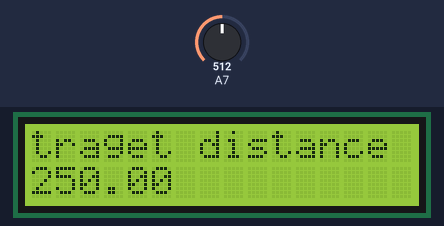
Recording of a sketch running on a simulated Arduino Uno, built with avr-gcc and run on an emulated ATmega328P. Parts: 16×2 character LCD. Inputs (shaded band) come from the test bench; at power-on: A7 = 512.

Above: at 1.2 s.
1.3 s: A7 set to 716
At 3.5 s:
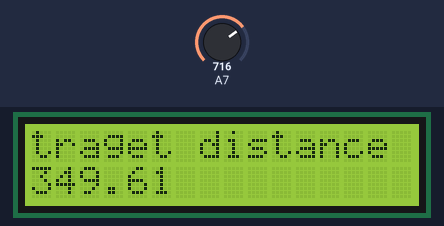
4.0 s: A7 set to 900
At 5.2 s:
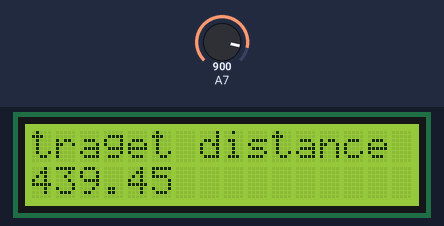
6.7 s: A7 set to 1023
At 8.5 s:
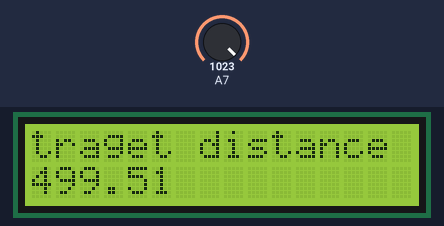
Timing chart, 0 to 10.0 s (numbered marks = the images above; inputs shaded):
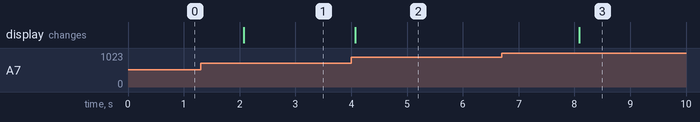

The sketch:

lcd_temper.ino
```cpp
#include <LiquidCrystal.h>
LiquidCrystal lcd(10,9,5,4,3,2);
int counter = 0;
int pin = 7;

void setup() {
   Serial.begin(9600);
   digitalWrite(pin,OUTPUT);
   lcd.begin(16,2);
   lcd.setCursor(0,0);
   lcd.print("traget distance");

}

void loop() {
  int value = analogRead(pin);
  float m = (value/1024.0)*5000;
  float c = m/10;
  lcd.setCursor(0,1);
 lcd.print("               ");
  lcd.setCursor(0,1);
  lcd.print(c);
  delay(2000);
}
```

Measured:
- after the input at 1.3 s, the display: changes after 0.77 s (image 1)
- after the input at 4.0 s, the display: changes after 0.08 s (image 2)
- after the input at 6.7 s, the display: changes after 1.4 s (image 3)
